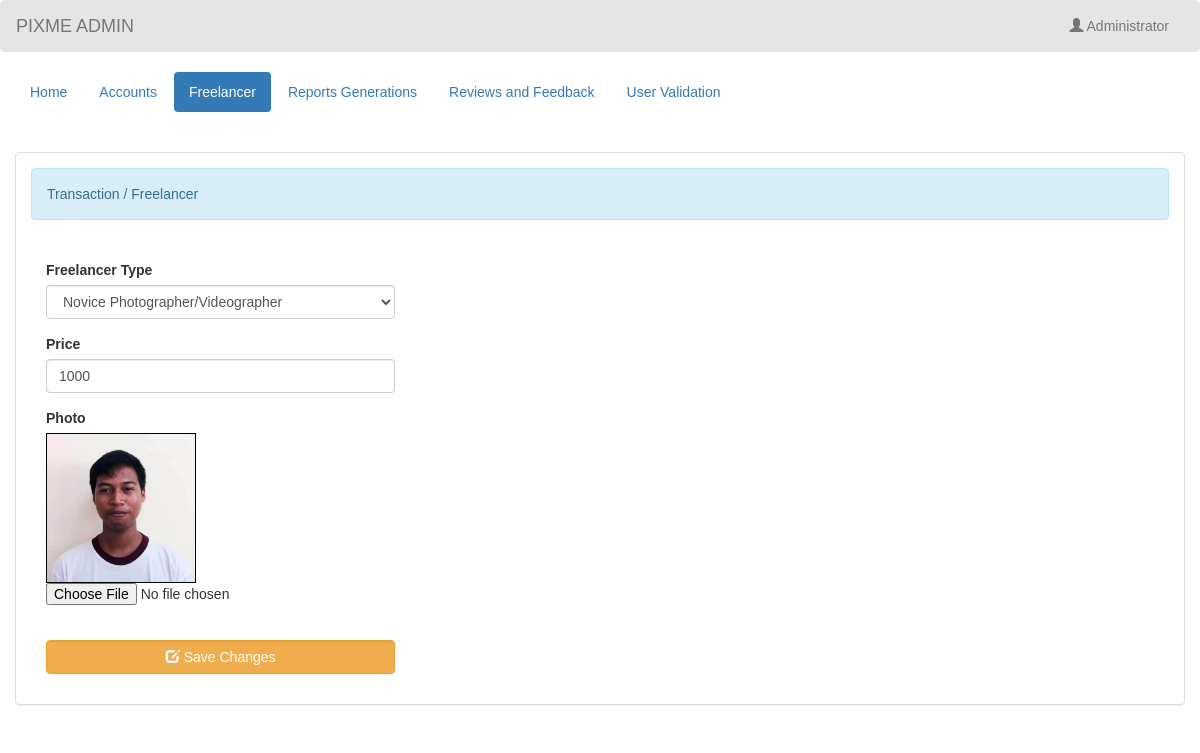
/admin/edit_freelancer.php?freelancer_id=1 (signed in), run on the app's committed database.
### tables this page shows
CREATE TABLE `freelancer` (
  `freelancer_id` int(11) NOT NULL,
  `freelancer_type` varchar(50) NOT NULL,
  `price` varchar(11) NOT NULL,
  `photo` varchar(100) NOT NULL
);

### admin/name.php (called while the page is built)
<?php
	require 'connect.php';
	$query = $conn->query("SELECT * FROM `admin` WHERE `admin_id` = '$_SESSION[admin_id]'") or die(mysqli_error());
	$fetch = $query->fetch_array();
	$name = $fetch['name'];
?>

### admin/edit_freelancer.php (the view, shortened to what this page needs)
<?php
require 'name.php';
?>
<!DOCTYPE html>
<html lang="en">
<head>
	<link rel="stylesheet" type="text/css" href="../css/bootstrap.css" />
	<link rel="stylesheet" type="text/css" href="../css/style.css" />
</head>
<body>
	<nav style="background-color:rgba(0, 0, 0, 0.1);" class="navbar navbar-default">
		<div class="container-fluid">
			<div class="navbar-header">
				<a class="navbar-brand">PIXME ADMIN</a>
			</div>
			<ul class="nav navbar-nav pull-right ">
				<li class="dropdown">
					<a class="dropdown-toggle" data-toggle="dropdown" role="button" aria-haspopup="true" aria-expanded="false"><i class="glyphicon glyphicon-user"></i> <?php echo $name;?></a>
				</li>
			</ul>
		</div>
	</nav>
	<div class="container-fluid">
		<ul class="nav nav-pills">
			<li><a href="home.php">Home</a></li>
			<li><a href="account.php">Accounts</a></li>
			<li class="active"><a href="freelancer.php">Freelancer</a></li>
			<li><a href="reports.php">Reports Generations</a></li>
			<li><a href="feedback.php">Reviews and Feedback</a></li>
			<li><a href="validation.php">User Validation</a></li>
		</ul>
	</div>
	<br />
	<br />
	<div class = "container-fluid">
		<div class = "panel panel-default">
			<div class = "panel-body">
				<div class = "alert alert-info">Transaction / Freelancer </div>
				<br />
				<div class = "col-md-4">
					<?php
						$query = $conn->query("SELECT * FROM `freelancer` WHERE `freelancer_id` = '$_REQUEST[freelancer_id]'") or die(mysqli_error());
						$fetch = $query->fetch_array();
					?>
					<form method = "POST" enctype = "multipart/form-data">
						<div class = "form-group">
							<label>Freelancer Type </label>
							<select class = "form-control" required = required name = "freelancer_type">
								<option value = "Novice Photographer/Videographer" <?php if($fetch['freelancer_type'] == "Novice Photographer/Videographer"){echo "selected";}?>>Novice Photographer/Videographer</option>
							</select>
						</div>
						<div class = "form-group">
							<label>Price </label>
							<input type = "number" min = "0" max = "999999999" value = "<?php echo $fetch['price']?>" class = "form-control" name = "price" />
						</div>
						<div class = "form-group">
							<label>Photo </label>
							<div id = "preview" style = "width:150px; height :150px; border:1px solid #000;">
								<img src = "../photo/<?php echo $fetch['photo']?>" id = "lbl" width = "100%" height = "100%"/>
							</div>
							<input type = "file" required = "required" id = "photo" name = "photo" />
						</div>
						<br />
						<div class = "form-group">
							<button name = "edit_freelancer" class = "btn btn-warning form-control"><i class = "glyphicon glyphicon-edit"></i> Save Changes</button>
						</div>
					</form>
				</div>
			</div>
		</div>
	</div>
	<br />
	<br />
</body>
</html>

### css/style.css (style rules this page uses)
:root { --main-color: #22BAA0; --color-dark: #34425A; --text-grey: #B0B0B0; }
* { margin: 0; padding: 0; text-decoration: none; list-style-type: none; box-sizing: border-box; font-family: 'Merriweather', sans-serif; }

### data on the page
freelancer: freelancer_type "Novice Photographer/Videographer", price "1000", photo (picture)

### other printed values
$name "Administrator"
